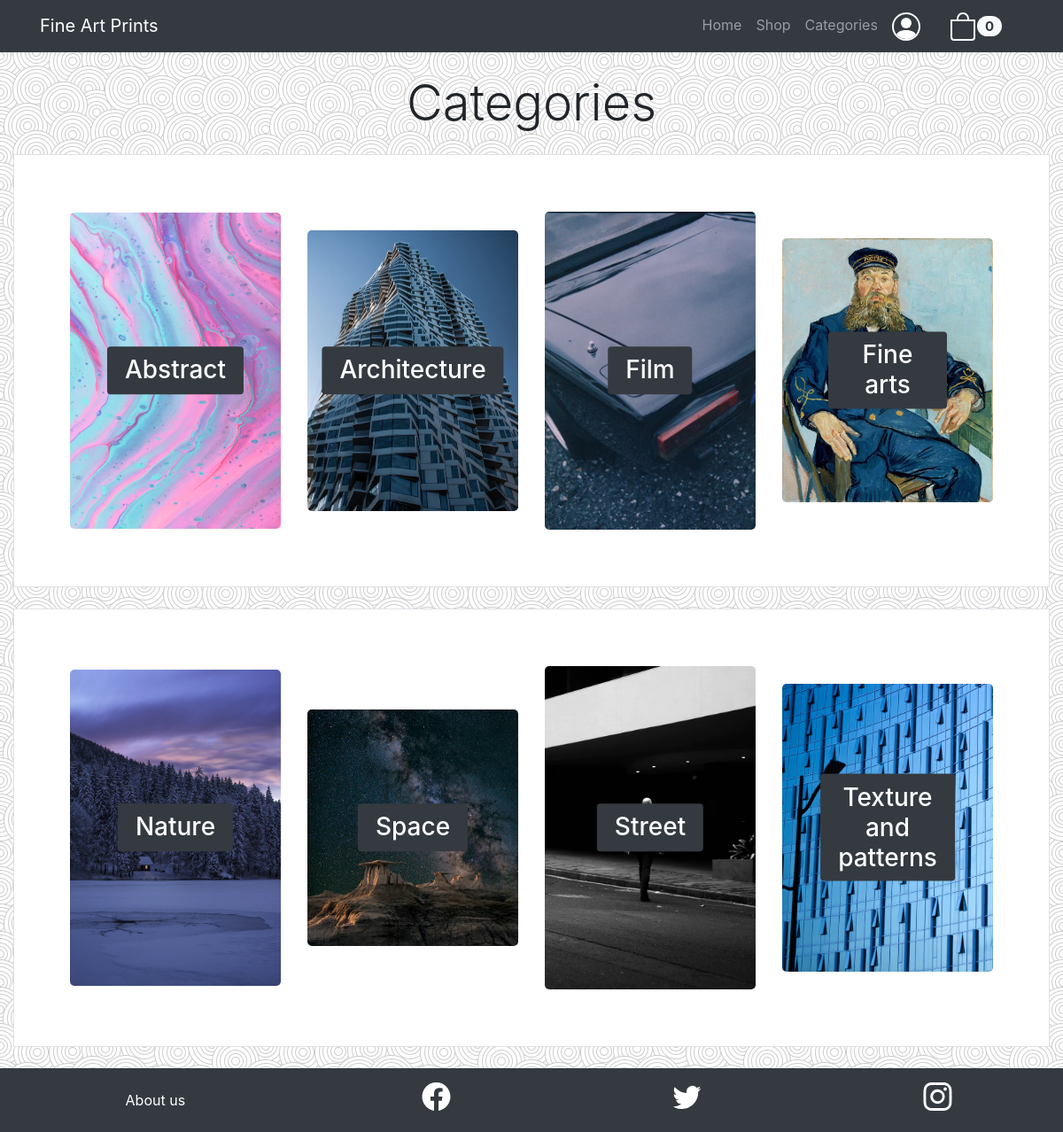
Page /api-categories.php on the committed database.
### tables this page shows
CREATE TABLE `category` (
  `Name` char(140) NOT NULL,
  `Image` char(50) NOT NULL,
  `Orientation` char(140) NOT NULL
);

### api-categories.php (called while the page is built)
<?php
require_once 'bootstrap.php';
$templateParams["title"] = "Categories";
$templateParams["name"] = "categories.php";
$query = "SELECT * From category";
$templateParams["categories"] = $dbh->query($query);
require 'template/base.php';
?>

### db/database.php (called while the page is built, shortened)
<?php
class DatabaseHelper{
    private $db;
    public function __construct($servername, $username, $password, $dbname, $port){
        $this->db = new mysqli($servername, $username, $password, $dbname, $port);
    }
    public function query($sql){
        $stmt = $this->db->prepare($sql);
        $stmt->execute();
        $result = $stmt->get_result();
        return $result->fetch_all(MYSQLI_ASSOC);
    }
}
?>

### bootstrap.php (called while the page is built, shortened)
<?php
require_once("db/database.php");
$dbh = new DatabaseHelper("localhost", "root", "", "fineartprints", 3306);
?>

### template/categories.php (the view, shortened to what this page needs)
<link rel="stylesheet" href="css/categories_style.css" >
<div class="flex-grow-1 subtle-pattern">
    <div class="container-fluid bg-white flex-flow-row-wrap subtle-pattern">
        <h1 class="display-4 my-4 w-100 text-center">Categories</h1>
        <?php $i = 0; ?>
        <?php foreach($templateParams["categories"] as $category): ?>
            <?php if($i == 0): ?> <div class="row border  bg-white mx-0 mb-4 px-5 py-3"> <?php endif; ?>
            <div class="col-6 col-md-3 d-flex align-items-center py-5">
            <a href="api-shop.php?category=<?php echo $category["Name"]; ?>">
            </a>
            <a href="api-shop.php?category=<?php echo $category["Name"]; ?>"
                class="middle text-white bg-dark"><h3><?php echo $category["Name"]; ?></h3></a>
            </div>
            <?php if($i == 3): $i = -1; ?> </div> <?php endif; ?>
            <?php $i++ ?>
        <?php endforeach; ?>
    </div>
</div>

### css/theme.css (style rules this page uses)
html, body { height: 100vh; }
.subtle-pattern { background-color: #f1f2f3; background-image: url("../upload/swirl_pattern.jpeg"), url("../upload/swirl_pattern.jpeg"); background-position: -1px -1px, -1px -1px; }
.flex-flow-row-wrap { display: flex; flex-flow: row wrap; }

### css/categories_style.css (style rules this page uses)
h3 { margin: 0; }
.container-fluid { border-collapse: collapse !important; }
.middle { border-radius: 4px; padding: 10px 20px; transition: .5s ease; position: absolute; top: 50%; left: 50%; transform: translate(-50%, -50%); -ms-transform: translate(-50%, -50%); text-align: center; }

### rows in the picture
category: Name "Abstract"
category: Name "Architecture"
category: Name "Film"
category: Name "Fine arts"
category: Name "Nature"
category: Name "Space"
category: Name "Street"
category: Name "Texture and patterns"

### other values in the picture
$_SESSION["products_count"] "0"
